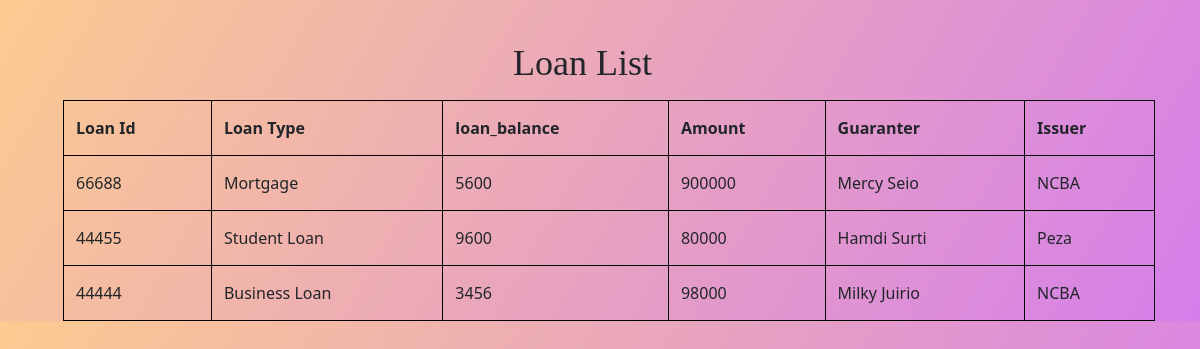
/wallet/loan_list/, run on the app's committed database.
### wallet/models.py (models this page shows)
class Loan(models.Model):
    loan_id = models.IntegerField()
    loan_type = models.CharField(max_length=15)
    loan_balance = models.IntegerField()
    amount = models.IntegerField()
    guaranter = models.CharField(max_length=20)
    issuer = models.CharField(max_length=20)
    wallet = models.ForeignKey(Wallet,on_delete=models.CASCADE,related_name='loan_wallet')

### wallet/views.py (the view)
# urls.py: path("loan_list/",list_loan,name="registration"),
def list_loan(request):
 loan = Loan.objects.all()
 return render(request,'wallet/loan_list.html',
    {"Loan":loan}
   )

### wallet/templates/wallet/loan_list.html (shortened to what this page needs)
<!DOCTYPE html>
<html lang="en">
<head>
 <link href="https://cdn.jsdelivr.net/npm/bootstrap@5.0.2/dist/css/bootstrap.min.css" rel="stylesheet">
</head>
<body>
  <h1>Loan List</h1>
  <table>
    <tr>
      <th>Loan Id</th>
      <th>Loan Type</th>
      <th>loan_balance</th>
      <th>Amount</th>
      <th>Guaranter</th>
      <th>Issuer</th>
    </tr>
    <tr>{%for loan in Loan%}</tr>
    <td>{{loan.loan_id}}</td>
    <td>{{loan.loan_type}}</td>
    <td>{{loan.loan_balance}}</td>
    <td>{{loan.amount}}</td>
    <td>{{loan.guaranter}}</td>
    <td>{{loan.issuer}}</td>
    {%endfor%}
  </table>
</body>
</html>

### wallet/templates/wallet/loan_list.html (style rules this page uses)
body { background-image: linear-gradient(120deg, #fccb90 0%, #d57eeb 100%); }
table, td, th { border: 1px solid black; }
table { border-collapse: collapse; width: 91%; margin-top: 15px; margin-left: 63px; }
th { padding: 15px 12px; }
td { text-align: left; padding: 15px 12px; }
h1 { margin-left: 513px; padding-top: 42px; font-size: 36px; font-family: cursive; }

### data on the page
Loan: loan_id "66688", loan_type "Mortgage", loan_balance "5600", amount "900000", guaranter "Mercy Seio", issuer "NCBA"
Loan: loan_id "44455", loan_type "Student Loan", loan_balance "9600", amount "80000", guaranter "Hamdi Surti", issuer "Peza"
Loan: loan_id "44444", loan_type "Business Loan", loan_balance "3456", amount "98000", guaranter "Milky Juirio", issuer "NCBA"
